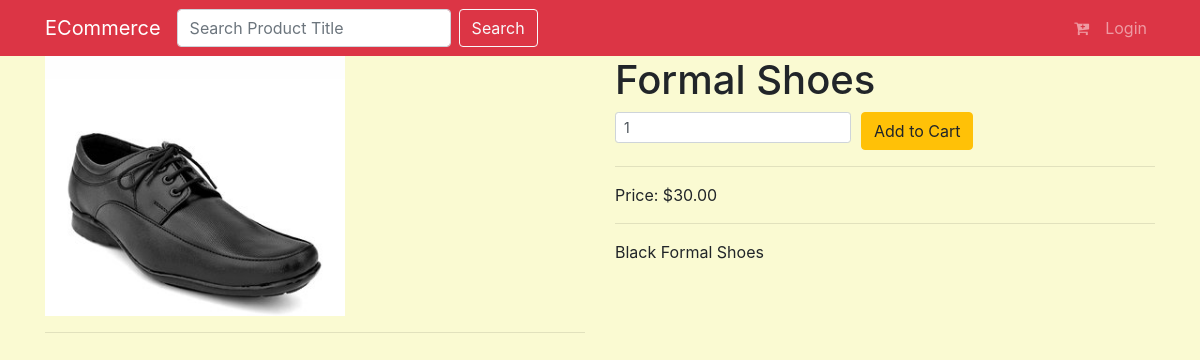
/products/products/3/, run on the app's committed database.
### products/models.py (models this page shows, shortened)
class ProductImage(models.Model):
    product=models.ForeignKey(Product,related_name='images',on_delete=models.CASCADE)
    image=models.ImageField(upload_to='products/images',null=True,blank=True)
    featured=models.BooleanField(default=False)
    thumbnail=models.BooleanField(default=False)
    updated_date=models.DateTimeField(auto_now=True)
    active=models.BooleanField(default=True)

class Product(models.Model):
    category = models.ForeignKey(Category, related_name='products', on_delete=models.CASCADE)
    title=models.CharField(max_length=120,null=False,blank=False)
    description=models.TextField()
    price=models.DecimalField(decimal_places=2,max_digits=100)
    sale_price=models.DecimalField(decimal_places=2,max_digits=100,null=True,blank=True)
    slug=models.SlugField(unique=True)
    create_date=models.DateTimeField(auto_now_add=True,auto_now=False)
    updated_date=models.DateTimeField(auto_now_add=False,auto_now=True,null=True,blank=True)
    active=models.BooleanField(default=True)
    class Meta:
        unique_together=('title','slug')

### products/views.py (the view)
# urls.py: path('products/<pk>/',ProductDetail,name='single_product')
def ProductDetail(request,pk):
    try:
        product=Product.objects.get(pk=pk)
        return render(request,'products/product_detail.html',{'product':product})
    except:
        raise Http404

### products/models.py (called while the page is built)
    def all(self):
        return super(VariationManager,self).filter(active=True)

### products/templates/products/product_detail.html (shortened to what this page needs)
{% extends "base.html" %}
{% load staticfiles %}
{% block content %}
<div class="container">
  <div class="row">
    <div class="col-md-6">
          {% for item in product.images.all %}
          {% if item.featured %}
            <img width=300 height=3 00 src="{{item.image.url}}" class="img-fluid" alt="{% static 'images/download.svg' %}">
          {% endif %}
          {% endfor %}
          <hr>
    </div>
    <div class="col-md-6">
      <h1>{{product.title}}</h1>
      <form class="form-group" action="{% url 'carts:update_cart' slug=product.slug %}" method="POST">{% csrf_token %}
        <div class="form-row align items-center">
          <div class="col-auto">
            <input class='form-control form-control-sm' type="number" name="qty" value="1">
          </div>
          <div class="col-auto">
            <input class='btn btn-warning form-   control btn-strong' type="submit" name="Submit" value="Add to Cart">
          </div>
        </div>
      </form>
      <hr>
      <p>Price: ${{product.price}}</p>
      <hr>
      <p>{{product.description|linebreaks}}</p>
    </div>
  </div>
{% endblock %}

### data on the page
ProductImage: image (picture)
Product: title "Formal Shoes", price "30.00", description "Black Formal Shoes"
